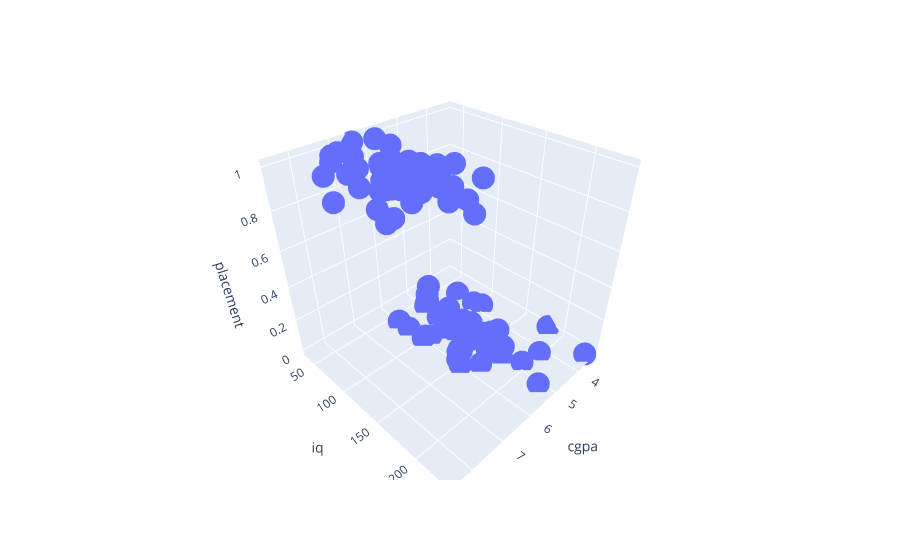

The cell this chart's notebook holds for it:
### Code cell
px.scatter_3d(data_frame=df,x='cgpa',y='iq',z='placement')

### Figure 1 — Plotly figure (JSON) as saved in the notebook; plotly's stock layout.template omitted (floating-point values rounded to 4 significant figures)
{"data": [{"hovertemplate": "cgpa=%{x}<br>iq=%{y}<br>placement=%{z}<extra></extra>", "legendgroup": "", "marker": {"color": "#636efa", "symbol": "circle"}, "mode": "markers", "name": "", "scene": "scene", "showlegend": false, "type": "scatter3d", "x": [6.8, 5.9, 5.3, 7.4, 5.8, 7.1, 5.7, 5, 6.1, 5.1, 6, 6.9, 5.4, 6.4, 6.1, 5.1, 5.2, 3.3, 4, 5.2, 6.6, 7.1, 4.9, 4.7, 4.7, 5, 7, 6, 5.2, 7, 7.6, 3.9, 7, 6, 4.8, 6.8, 5.7, 8.1, 6.5, 4.6, 4.9, 5.4, 7.6, 6.8, 7.5, 6, 5.3, 5.2, 6.6, 5.4, 3.5, 4.8, 7, 8.3, 6.4, 7.8, 6.1, 6.5, 8, 4.8, 6.9, 7.3, 6, 6.3, 7, 8.1, 6.9, 5, 4, 8.5, 6.3, 6.1, 7.3, 4.9, 6.7, 4.8, 4.9, 7.3, 6.1, 6.5, 4.9, 5.4, 6.5, 7.5, 5.7, 5.8, 5.1, 5.7, 4.4, 4.9, 7.3, 7.5, 5.2, 6.8, 4.7, 4.3, 4.4, 6.7, 6.3, 6.2], "y": [123, 106, 121, 132, 142, 48, 143, 63, 156, 66, 45, 138, 139, 116, 103, 176, 224, 183, 100, 132, 120, 151, 120, 87, 121, 91, 199, 124, 90, 112, 128, 109, 139, 149, 163, 90, 140, 149, 160, 146, 134, 114, 89, 141, 61, 66, 114, 161, 138, 135, 233, 141, 175, 168, 141, 114, 65, 130, 79, 112, 139, 137, 102, 128, 64, 166, 96, 118, 75, 120, 127, 132, 116, 61, 154, 169, 155, 50, 81, 90, 196, 107, 37, 130, 169, 166, 128, 132, 149, 151, 86, 158, 110, 112, 52, 200, 42, 182, 103, 113], "z": [1, 0, 0, 1, 0, 1, 0, 0, 0, 0, 1, 1, 0, 1, 0, 0, 0, 0, 0, 0, 1, 1, 0, 0, 0, 0, 1, 1, 0, 1, 1, 0, 1, 0, 0, 1, 0, 1, 1, 0, 0, 0, 1, 1, 1, 1, 0, 0, 1, 0, 0, 0, 1, 1, 1, 1, 0, 1, 1, 0, 1, 1, 0, 1, 1, 1, 1, 0, 0, 1, 1, 1, 1, 0, 1, 0, 0, 1, 0, 1, 0, 0, 1, 1, 0, 1, 0, 1, 0, 0, 1, 1, 0, 1, 0, 0, 0, 1, 1, 1]}], "layout": {"legend": {"tracegroupgap": 0}, "margin": {"t": 60}, "scene": {"domain": {"x": [0, 1], "y": [0, 1]}, "xaxis": {"title": {"text": "cgpa"}}, "yaxis": {"title": {"text": "iq"}}, "zaxis": {"title": {"text": "placement"}}}}}
